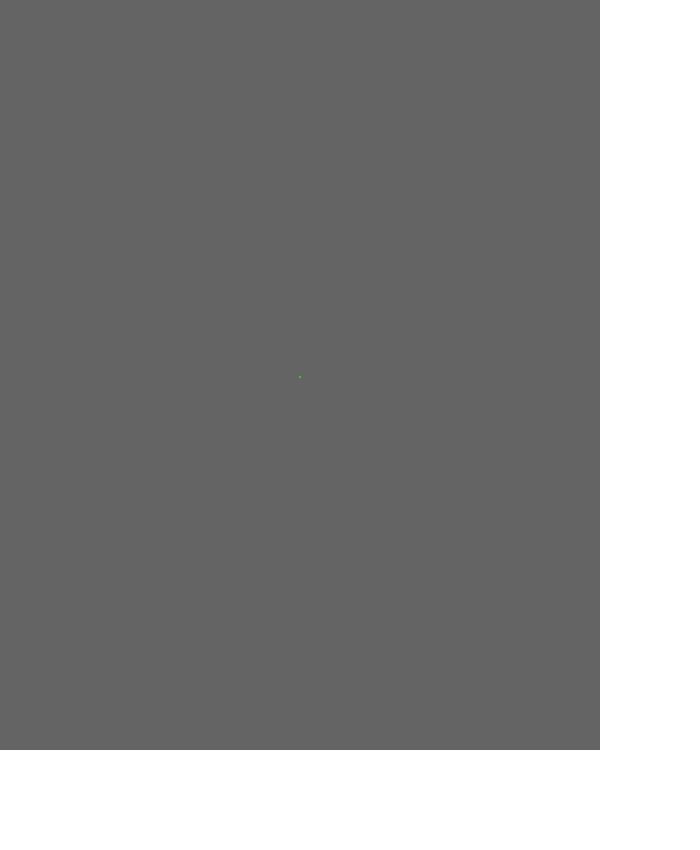
Frame 1 (no input)
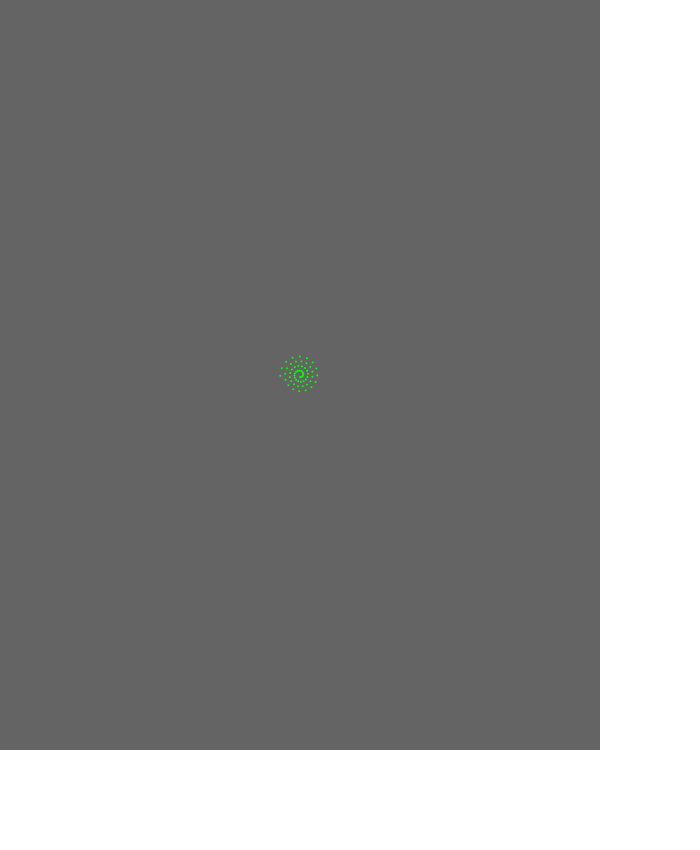
Frame 60 (the mouse pressed at the canvas centre just before this capture)
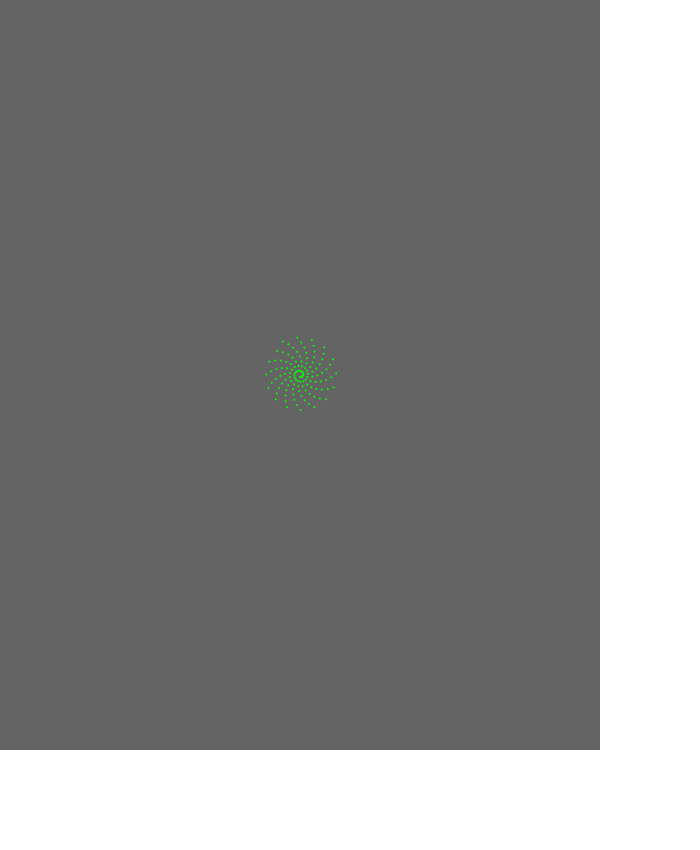
Frame 120 (the mouse held since frame 60 and released just before this capture)

The Processing sketch that drew these frames (run headless with seeded random() and noise(); from frame 60 on, the mouse is pressed at the canvas centre):

// Processing sketch: c_0_readInSinCos_2
// ── c_0_readInSinCos_2.pde
/*draw the road of sin and cos*/
//should draw in 椭圆
float x,y;
float amp = 2;
float angle =0;
float angleOff = 0.4;
float ampOff = 0.3;

int imgWidth = 600;
int imgHeight = 750;
color fillC;
int c = 0;
void setup(){
  size(700,850);
  background(255);
  fill(100);
  noStroke();
  rect(0,0,imgWidth, imgHeight);
  
  fillC = color(0,255,0);
}

void draw(){
  fill(fillC);
  //background(255);
  //sin(freq)* amp
  
  //translate(width/2, height/2);
  //the color pixel we want to get.
  x = sin(angle) * amp;
  y = cos(angle) * amp;
  
  x = x + imgWidth/2;
  y = y + imgHeight/2;
  
  if(x>=0 && x <= imgWidth && y >=0 && y <= imgHeight){
    fillC = color(0,255,0);
    fill(fillC);
    ellipse(x,y, 2,2);
    c +=1;
    println(c);//1244 ellipses in total.
  }  
  amp += ampOff;
  angle += angleOff;
  //angleOff = map(amp, 0, 10000, 0.4, 0.0001);
  
}
